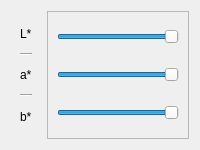
        <widget class="QFrame" name="red_3">
         <property name="styleSheet">
          <string notr="true">border-color: rgb(0, 0, 0);
border-width: 10px;</string>
         </property>
         <property name="frameShape">
          <enum>QFrame::NoFrame</enum>
         </property>
         <property name="frameShadow">
          <enum>QFrame::Sunken</enum>
         </property>
         <property name="lineWidth">
          <number>2</number>
         </property>
         <layout class="QHBoxLayout" name="horizontalLayout_3">
          <item>
           <widget class="QFrame" name="frame_14">
            <property name="styleSheet">
             <string notr="true">border-width: 10px;</string>
            </property>
            <property name="frameShape">
             <enum>QFrame::NoFrame</enum>
            </property>
            <property name="frameShadow">
             <enum>QFrame::Plain</enum>
            </property>
            <property name="lineWidth">
             <number>0</number>
            </property>
            <layout class="QVBoxLayout" name="verticalLayout_11">
             <item>
              <widget class="QLabel" name="label_12">
               <property name="text">
                <string>L*</string>
               </property>
              </widget>
             </item>
             <item>
              <widget class="Line" name="line_6">
               <property name="orientation">
                <enum>Qt::Horizontal</enum>
               </property>
              </widget>
             </item>
             <item>
              <widget class="QLabel" name="label_16">
               <property name="text">
                <string>a*</string>
               </property>
              </widget>
             </item>
             <item>
              <widget class="Line" name="line_9">
               <property name="orientation">
                <enum>Qt::Horizontal</enum>
               </property>
              </widget>
             </item>
             <item>
              <widget class="QLabel" name="label_17">
               <property name="text">
                <string>b*</string>
               </property>
              </widget>
             </item>
            </layout>
           </widget>
          </item>
          <item>
           <widget class="QFrame" name="frame_15">
            <property name="frameShape">
             <enum>QFrame::StyledPanel</enum>
            </property>
            <property name="frameShadow">
             <enum>QFrame::Raised</enum>
            </property>
            <layout class="QVBoxLayout" name="verticalLayout_5">
             <item>
              <widget class="QSlider" name="l">
               <property name="sizePolicy">
                <sizepolicy hsizetype="Expanding" vsizetype="Expanding">
                 <horstretch>0</horstretch>
                 <verstretch>0</verstretch>
                </sizepolicy>
               </property>
               <property name="styleSheet">
                <string notr="true">
QSlider:horizontal {
    min-height: 32px;
}
QSlider::groove:horizontal {
    margin: -8px 0;
}</string>
               </property>
               <property name="maximum">
                <number>100</number>
               </property>
               <property name="value">
                <number>100</number>
               </property>
               <property name="orientation">
                <enum>Qt::Horizontal</enum>
               </property>
              </widget>
             </item>
             <item>
              <widget class="QSlider" name="a">
               <property name="sizePolicy">
                <sizepolicy hsizetype="Expanding" vsizetype="Expanding">
                 <horstretch>0</horstretch>
                 <verstretch>0</verstretch>
                </sizepolicy>
               </property>
               <property name="styleSheet">
                <string notr="true">
QSlider:horizontal {
    min-height: 32px;
}
QSlider::groove:horizontal {
    margin: -8px 0;
}</string>
               </property>
               <property name="maximum">
                <number>100</number>
               </property>
               <property name="value">
                <number>100</number>
               </property>
               <property name="orientation">
                <enum>Qt::Horizontal</enum>
               </property>
               <property name="tickPosition">
                <enum>QSlider::NoTicks</enum>
               </property>
              </widget>
             </item>
             <item>
              <widget class="QSlider" name="b">
               <property name="sizePolicy">
                <sizepolicy hsizetype="Expanding" vsizetype="Expanding">
                 <horstretch>0</horstretch>
                 <verstretch>0</verstretch>
                </sizepolicy>
               </property>
               <property name="styleSheet">
                <string notr="true">QSlider:horizontal {
    min-height: 32px;
}
QSlider::groove:horizontal {
    margin: -8px 0;
}</string>
               </property>
               <property name="minimum">
                <number>1</number>
               </property>
               <property name="maximum">
                <number>100</number>
               </property>
               <property name="value">
                <number>100</number>
               </property>
               <property name="orientation">
                <enum>Qt::Horizontal</enum>
               </property>
              </widget>
             </item>
            </layout>
           </widget>
          </item>
         </layout>
        </widget>
